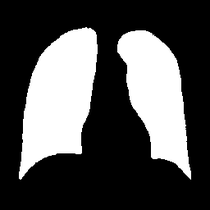
#> input picture workspace/SimpleElastix Registrations/Registered_Masks/test_file_1_Mask_AFFINE.png, 210 x 210 px, shrunk from 256 x 256 before the run
$ jupyter execute --allow-errors 'Applying transform to other images.ipynb'   (shell and % lines are left out)
#> lines starting #> are read from the running program, lines starting #| are printed output that depends on the picture; after the words box and inside, x2 and y2 are one past the last pixel; in counts of white or black regions, pixels touching at a corner belong together; long printed decimals are rounded
[cell 1]
import SimpleITK as sitk
from matplotlib import pyplot as plt
from PIL import Image
import cv2
import os
import numpy as np


ref_path = './Reference/Reference_Mask.png'
input_path = './Masks'
masks_dest = 'Masks_Registered_with_SimpleElastix'
pngs = './Pngs'

[cell 2]
# creates a new folder if it does not already exist
def new_dir(dirName):
    try:
        os.mkdir(dirName)
        print("Directory " , dirName ,  " Created ")
    except FileExistsError:
        print("Directory " , dirName ,  " already exists")

# target and reference are assumed as sitk.Image arrays
def affine_registration(fixed, moving):

    parameterMap = sitk.GetDefaultParameterMap('affine')
    elastixImageFilter = sitk.ElastixImageFilter()
    elastixImageFilter.SetFixedImage(fixedImage)
    elastixImageFilter.SetMovingImage(movingImage)
    elastixImageFilter.SetParameterMap(parameterMap)
    elastixImageFilter.Execute()
    resultImage = elastixImageFilter.GetResultImage()
    transformParameterMap = elastixImageFilter.GetTransformParameterMap()
    return resultImage, transformParameterMap

def apply_transform(parameterMap, img):
    transformixImageFilter = sitk.TransformixImageFilter()
    transformixImageFilter.SetTransformParameterMap(parameterMap)
    transformixImageFilter.SetMovingImage(img)
    transformixImageFilter.Execute()
    resultImage = transformixImageFilter.GetResultImage()
    return resultImage


def IoU(img1, img2):
    intersection = np.logical_and(img1, img2)
    union = np.logical_or(img1, img2)
    iou_score = np.sum(intersection) / np.sum(union)
    return iou_score

[cell 3]
pyEl_path = './Registered_Masks/test_file_1_Mask_AFFINE.png'
simpEl_path = './Masks_Registered_with_SimpleElastix/test_file_1_Mask_SimpleElastix.png'
pyEl = np.asarray(Image.open(pyEl_path)).astype(float)
simpEl = np.asarray(Image.open(simpEl_path)).astype(float)
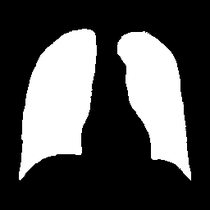
#> input picture workspace/SimpleElastix Registrations/Masks_Registered_with_SimpleElastix/test_file_1_Mask_SimpleElastix.png, 210 x 210 px, shrunk from 256 x 256 before the run
print('First IoU = %s' % IoU(pyEl, simpEl))
#> in IoU, `intersection = np.logical_and(img1, img2)`:
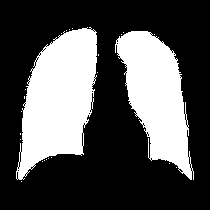
#> intersection: shape (210, 210, 3) bool; 32.5% white; 24 white regions (22 under 20 px), largest, box (x1, y1, x2, y2) and area: (16, 27, 97, 180) 7901, (115, 31, 194, 180) 6399
#> in IoU, `union = np.logical_or(img1, img2)`:
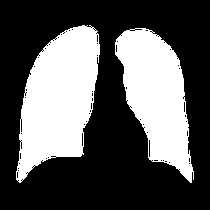
#> union: shape (210, 210, 3) bool; 34.9% white; 2 white regions, box (x1, y1, x2, y2) and area: (16, 25, 100, 183) 8440, (115, 28, 194, 183) 6957
#> in IoU, `iou_score = np.sum(intersection) / np.sum(union)`: iou_score = 0.93
#| First IoU = 0.9304


pyEl_path = './Registered_Masks/test_file_2_Mask_AFFINE.png'
simpEl_path = './Masks_Registered_with_SimpleElastix/test_file_2_Mask_SimpleElastix.png'
pyEl = np.asarray(Image.open(pyEl_path)).astype(float)
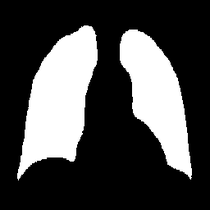
#> input picture workspace/SimpleElastix Registrations/Registered_Masks/test_file_2_Mask_AFFINE.png, 210 x 210 px, shrunk from 256 x 256 before the run
simpEl = np.asarray(Image.open(simpEl_path)).astype(float)
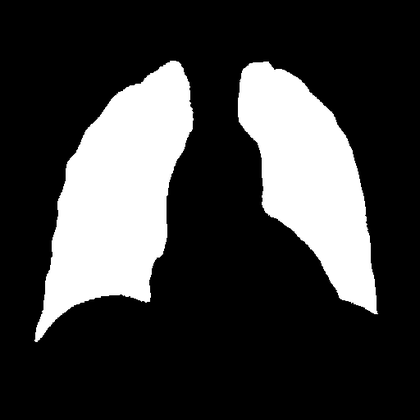
#> input picture workspace/SimpleElastix Registrations/Masks_Registered_with_SimpleElastix/test_file_2_Mask_SimpleElastix.png, 420 x 420 px, shrunk from 512 x 512 before the run
#> simpEl: shape (420, 420, 3) float64
#> (the rest of this cell did not finish here and is left out)
